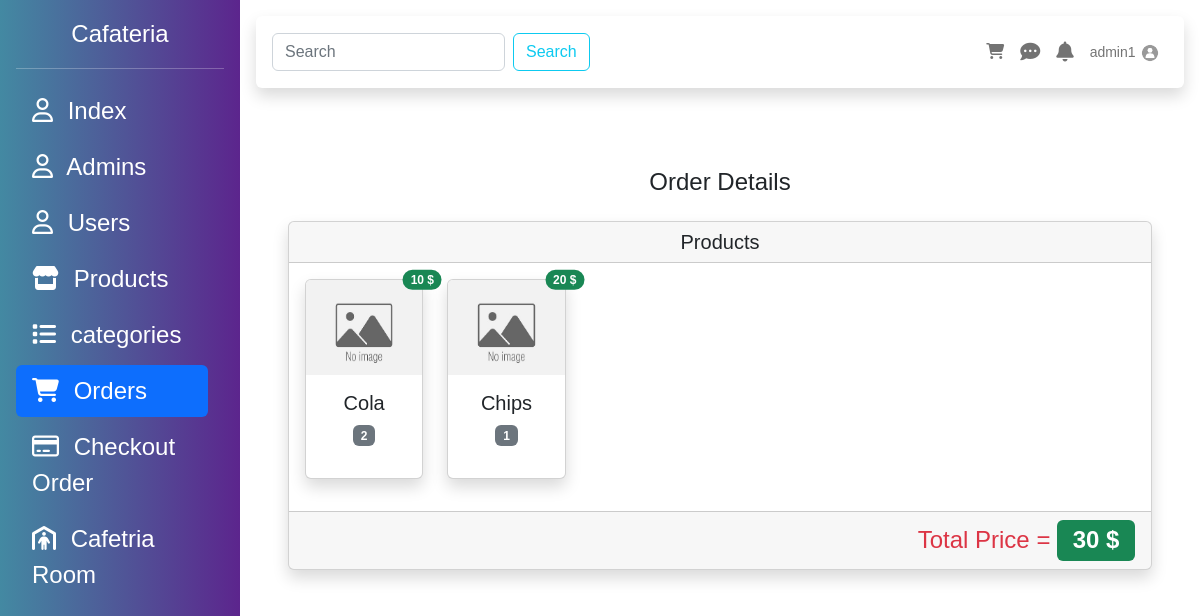
Page /order.php?show=1 (signed in) on the committed database.
### tables this page shows
CREATE TABLE `order_items` (
  `id` int(10) UNSIGNED NOT NULL,
  `order_id` int(10) UNSIGNED NOT NULL,
  `product_id` int(10) UNSIGNED NOT NULL,
  `product_price` float NOT NULL,
  `quantity` int(11) NOT NULL DEFAULT 1,
  `total_price` float NOT NULL,
  `created_at` timestamp NOT NULL DEFAULT current_timestamp()
);

CREATE TABLE `products` (
  `id` int(10) UNSIGNED NOT NULL,
  `name` varchar(255) NOT NULL,
  `description` text DEFAULT NULL,
  `price` float NOT NULL,
  `picture` varchar(255) NOT NULL,
  `category_id` int(10) UNSIGNED NOT NULL,
  `status` enum('Available','Not Available') DEFAULT 'Available',
  `created_at` timestamp NOT NULL DEFAULT current_timestamp()
);

CREATE TABLE `orders` (
  `id` int(10) UNSIGNED NOT NULL,
  `user_id` int(10) UNSIGNED NOT NULL,
  `total_price` float NOT NULL,
  `tax` float NOT NULL DEFAULT 0.1,
  `status` enum('Processing','Out For Delivery','Done','Cancelled') DEFAULT 'Processing',
  `notes` text DEFAULT NULL,
  `room_id` int(10) UNSIGNED DEFAULT NULL,
  `order_date` timestamp NOT NULL DEFAULT current_timestamp()
);

### DataBase/DBCLass.php (called while the page is built, shortened)
<?php
require "connect.php";
class Table extends Database{
    public $TbName;
    public function __construct($tableName){
        $this->TbName = $tableName;
    }
    public function FindById($cond,$value){
        $sql = "SELECT * FROM {$this->TbName} WHERE $cond = :val";
        $Sel = parent::connect()->prepare($sql);
        $Sel->execute(['val' => $value]);
        if($Sel->rowCount() > 0){
            $result = $Sel->fetch();
            return $result;
        }else{
            throw new Exception("is not Found");
        }
    }
    public function SelectInnerJoinTable($tableName,array $firstTableColumns,array $secondTableColumns,$condition, $condition2 = 1){
        $firstRequiredColumns=array();
        $secondRequiredColumns=array();
        foreach ($firstTableColumns as $col){
            $firstRequiredColumns[]="$tableName"."."."$col";
        }
        foreach ($secondTableColumns as $col){
            $secondRequiredColumns[]="$this->TbName"."."."$col";
        }
        $statement="SELECT ".implode(",",$firstRequiredColumns).",".implode(",",$secondRequiredColumns)." FROM $this->TbName inner join $tableName on $condition where $condition2";
        try {
            $selected=parent::connect()->query($statement);
            return $selected;
        }catch (PDOException $e){
            throw new Exception("PDO Error: ". $e->getMessage() );
        }
    }
}
?>

### DataBase/connect.php (called while the page is built, shortened)
<?php
class Database{
    static protected $connection = false ;
    private static $server = 'localhost';
    private static $root = "root";
    private static $pass = "";
    private static $Db = "cafeteria";
    public static function connect(){
        if(!self::$connection){
            try {
                self::$connection = new PDO("mysql:host=".self::$server.";dbname=".self::$Db."", self::$root, self::$pass);
            } catch (PDOException $e) {
                die("PDO CONNECTION ERROR: " . $e->getMessage() . "<br/>");
            }
        }
        return self::$connection;
    }
}
?>

### orders/show.php (the view, shortened to what this page needs)
<div class="row">
    <div class="col-lg-12">
        <div class="p-5">
            <div class="text-center">
                <h2 class="h4 text-gray-900 mb-4">Order Details</h2>
            </div>
            <div class="col">
                <div class="card shadow">
                    <h5 class="card-header text-center">Products</h5>
                    <div class="card-body">
                        <div class="row row-cols-2 row-cols-md-4 row-cols-lg-6 g-4 justify-content-start align-items-center mb-3">
                            <?php
                            foreach($orderItems as $orderItem) {?>
                                <?php $product = $products->FindById('id',$orderItem['product_id']);
                                if ($product) {?>
                                    <div class="col product_card">
                                        <div class="card shadow position-relative" style="height:200px">
                                            <img class="card-img-top" style="height: 15vh" src="uploads/<?=$product['picture']?>" alt="...">
                                            <div class="card-body text-center">
                                                <h5 class="card-title text-center"><?=$product['name']?></h5>
                                                <p class="badge text-bg-secondary"><?=$orderItem['quantity']?></p>
                                            </div>
                                            <span class="position-absolute top-0 start-100 translate-middle badge rounded-pill bg-success">
                                                <?=$orderItem['product_price']?> $
                                            </span>
                                        </div>
                                    </div>
                                <?php }?>
                            <?php }?>
                        </div>
                    </div>
                    <div class="card-footer d-flex justify-content-end">
                        <div>
                            <span class="text-danger fs-4">Total Price = </span>
                            <span class="badge text-bg-success fs-4"><?=$SelOrder['total_price']?> $</span>
                        </div>
                    </div>
                </div>
            </div>
        </div>
    </div>
</div>

### include/navbar.php (shortened to what this page needs)
<?php
    $newTable = new Table('admins');
    $currentAdmin = $newTable->FindById('id',$_SESSION['id']);
?>
<div id="body_content" class="flex-fill">
    <div class="p-3">
        <nav class="navbar navbar-expand-lg bg-white shadow rounded p-3 mb-3">
            <form class="d-flex" role="search">
                <input class="form-control me-2" type="search" placeholder="Search" aria-label="Search">
                <button class="btn btn-outline-info" type="submit">Search</button>
            </form>
            <ul class="navbar-nav ms-auto d-flex flex-row">
                <li class="nav-item me-3 me-lg-0">
                    <a class="nav-link" href="#!">
                        <i class="fas fa-shopping-cart"></i>
                    </a>
                </li>
                <li class="nav-item me-3 me-lg-0">
                    <a class="nav-link" href="#!">
                        <i class="fas fa-comment-dots fa-lg"></i>
                    </a>
                </li>
                <li class="nav-item me-3 me-lg-0">
                    <a class="nav-link" href="#!">
                        <i class="fas fa-bell fa-lg"></i>
                    </a>
                </li>
                <li class="nav-item dropdown me-3 me-lg-0">
                    <a class="nav-link dropdown-toggle" href="#" id="userDropdown" role="button" data-bs-toggle="dropdown" aria-expanded="false">
                    <span class="mr-2 d-none d-lg-inline text-gray-600 small"><?=$currentAdmin['username']?></span>
                        <img class="rounded-circle" src="uploads/<?= $currentAdmin['profile_picture']?>" width="20px" height="20px">
                    </a>
                </li>
            </ul>
        </nav>
    </div>

### include/sidebar.php (style rules this page uses)
html, body { height: 100%; font-family: 'Ubuntu', sans-serif; }
.dropdown-toggle::after { content: none; }

### rows in the picture
order_items: product.picture (placeholder picture), product.name "Cola", quantity "2", product_price "10"
order_items: product.picture (placeholder picture), product.name "Chips", quantity "1", product_price "20"
orders: total_price "30"

### other values in the picture
$currentAdmin['username'] "admin1"
